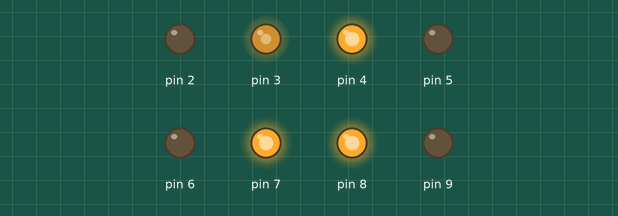
The sketch below on a simulated Arduino Uno, built with avr-gcc and run on an emulated ATmega328P. Shown: output pins drawn as LEDs (lit = HIGH).

Above: at 0.05 s.
At 4.05 s:
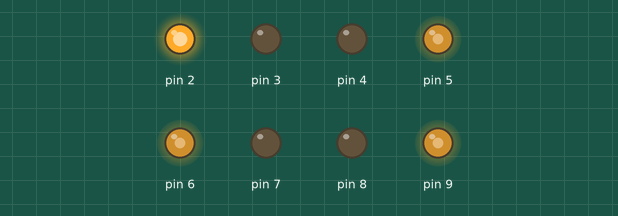
At 7.95 s:
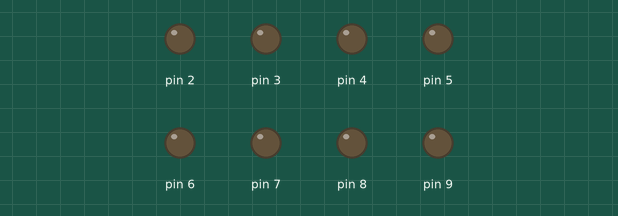
Timing chart, 0 to 10.4 s (numbered marks = the images above):
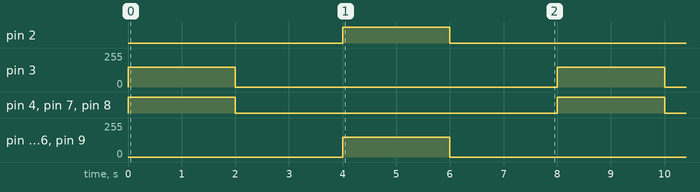

The sketch:

mt_main_joy_drive.ino
```cpp
//front right
#define fr_1 3
#define fr_2 2

//front left
#define fl_1 4
#define fl_2 5

//back right
#define br_1 7
#define br_2 6
//back  left
#define bl_1 8
#define bl_2 9


void setup() {
  Serial.begin(115200);
  pinSetup();
}

// void loop() {
//   if (Serial.available() > 0) {
//     myCmd = Serial.read();
//     myCmd -= 1;
//     if (myCmd == 1) {
//         forward();
//     }
//     else if (myCmd == 0) {
//        stop();
//     }
//     else{
//       backward();
//     }
//   }
// }
void loop() {
  forward(fr_1, fr_2);
  forward(fl_1, fl_2);
  forward(br_1, br_2);
  forward(bl_1, bl_2);

  delay(2000);

  stop(fr_1, fr_2);
  stop(fl_1, fl_2);
  stop(br_1, br_2);
  stop(bl_1, bl_2);

  delay(2000);

  backward(fr_1, fr_2);
  backward(fl_1, fl_2);
  backward(br_1, br_2);
  backward(bl_1, bl_2);

  delay(2000);

  stop(fr_1, fr_2);
  stop(fl_1, fl_2);
  stop(br_1, br_2);
  stop(bl_1, bl_2);

  delay(2000);
}
```

moving_function.ino
```cpp
void forward(int p1, int p2) {
  analogWrite(p1, 150);
  analogWrite(p2, 0);
}
void backward(int p1, int p2) {
  analogWrite(p1, 0);
  analogWrite(p2, 150);
}
void stop(int p1, int p2) {
  analogWrite(p1, 0);
  analogWrite(p2, 0);
}

void pinSetup() {
  pinMode(2, OUTPUT);
  pinMode(3, OUTPUT);
}
```

Measured:
- by itself, pin 2, pin 4, pin 7, pin 8: alternates HIGH for 2.0 s and LOW for 6.0 s
- by itself, pin 3, pin 5, pin 6, pin 9: alternates 150/255 for 2.0 s and 0/255 for 6.0 s
